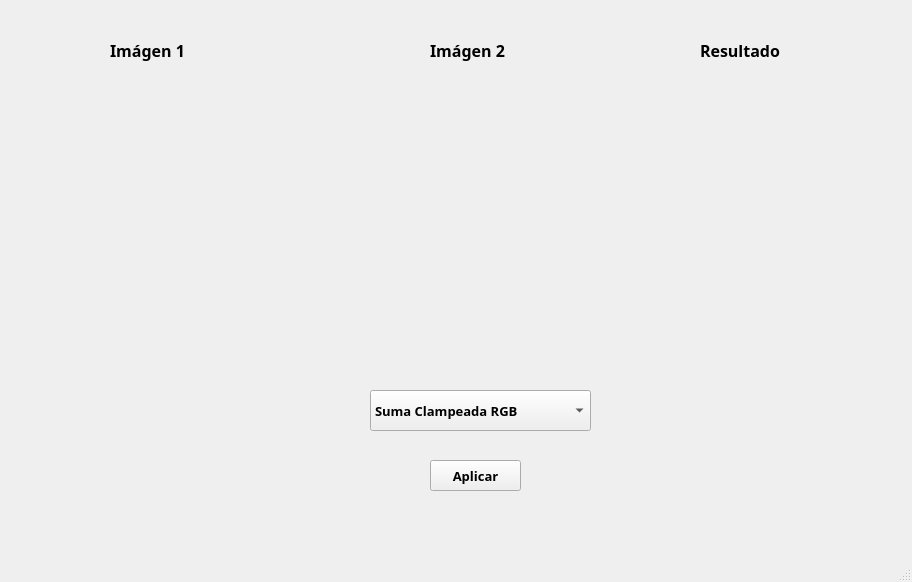
<?xml version="1.0" encoding="UTF-8"?>
<ui version="4.0">
 <class>MainWindow</class>
 <widget class="QMainWindow" name="MainWindow">
  <property name="geometry">
   <rect>
    <x>0</x>
    <y>0</y>
    <width>912</width>
    <height>582</height>
   </rect>
  </property>
  <property name="windowTitle">
   <string>MainWindow</string>
  </property>
  <widget class="QWidget" name="centralwidget">
   <widget class="QComboBox" name="opciones">
    <property name="geometry">
     <rect>
      <x>370</x>
      <y>390</y>
      <width>221</width>
      <height>41</height>
     </rect>
    </property>
    <property name="font">
     <font>
      <family>JetBrains Mono SemiBold</family>
      <pointsize>10</pointsize>
      <weight>75</weight>
      <bold>true</bold>
     </font>
    </property>
    <property name="cursor">
     <cursorShape>PointingHandCursor</cursorShape>
    </property>
    <item>
     <property name="text">
      <string>Suma Clampeada RGB</string>
     </property>
    </item>
    <item>
     <property name="text">
      <string>Resta Clampeada RGB</string>
     </property>
    </item>
    <item>
     <property name="text">
      <string>Suma Promediada RGB</string>
     </property>
    </item>
    <item>
     <property name="text">
      <string>Resta Promediada RGB</string>
     </property>
    </item>
    <item>
     <property name="text">
      <string>Suma Clampeada YIQ</string>
     </property>
    </item>
    <item>
     <property name="text">
      <string>Resta Clampeada YIQ</string>
     </property>
    </item>
    <item>
     <property name="text">
      <string>Suma Promediada YIQ</string>
     </property>
    </item>
    <item>
     <property name="text">
      <string>Resta Promediada YIQ</string>
     </property>
    </item>
    <item>
     <property name="text">
      <string>Producto</string>
     </property>
    </item>
    <item>
     <property name="text">
      <string>Resta en Valor Absoluto</string>
     </property>
    </item>
    <item>
     <property name="text">
      <string>If darker</string>
     </property>
    </item>
    <item>
     <property name="text">
      <string>If ligther</string>
     </property>
    </item>
   </widget>
   <widget class="QLabel" name="label">
    <property name="geometry">
     <rect>
      <x>40</x>
      <y>80</y>
      <width>256</width>
      <height>256</height>
     </rect>
    </property>
    <property name="text">
     <string/>
    </property>
    <property name="pixmap">
     <pixmap>astronaut.png</pixmap>
    </property>
    <property name="scaledContents">
     <bool>true</bool>
    </property>
   </widget>
   <widget class="QLabel" name="label_2">
    <property name="geometry">
     <rect>
      <x>330</x>
      <y>80</y>
      <width>256</width>
      <height>256</height>
     </rect>
    </property>
    <property name="text">
     <string/>
    </property>
    <property name="pixmap">
     <pixmap>coffee.png</pixmap>
    </property>
    <property name="scaledContents">
     <bool>true</bool>
    </property>
   </widget>
   <widget class="QPushButton" name="boton">
    <property name="geometry">
     <rect>
      <x>430</x>
      <y>460</y>
      <width>91</width>
      <height>31</height>
     </rect>
    </property>
    <property name="font">
     <font>
      <family>JetBrains Mono NL SemiBold</family>
      <pointsize>10</pointsize>
      <weight>75</weight>
      <bold>true</bold>
     </font>
    </property>
    <property name="cursor">
     <cursorShape>PointingHandCursor</cursorShape>
    </property>
    <property name="text">
     <string>Aplicar</string>
    </property>
   </widget>
   <widget class="QLabel" name="label_4">
    <property name="geometry">
     <rect>
      <x>110</x>
      <y>40</y>
      <width>81</width>
      <height>21</height>
     </rect>
    </property>
    <property name="font">
     <font>
      <family>JetBrains Mono NL ExtraBold</family>
      <pointsize>12</pointsize>
      <weight>75</weight>
      <bold>true</bold>
     </font>
    </property>
    <property name="text">
     <string>Imágen 1 </string>
    </property>
   </widget>
   <widget class="QLabel" name="label_5">
    <property name="geometry">
     <rect>
      <x>430</x>
      <y>40</y>
      <width>81</width>
      <height>21</height>
     </rect>
    </property>
    <property name="font">
     <font>
      <family>JetBrains Mono ExtraBold</family>
      <pointsize>12</pointsize>
      <weight>75</weight>
      <bold>true</bold>
     </font>
    </property>
    <property name="text">
     <string>Imágen 2</string>
    </property>
   </widget>
   <widget class="QLabel" name="label_6">
    <property name="geometry">
     <rect>
      <x>700</x>
      <y>40</y>
      <width>91</width>
      <height>21</height>
     </rect>
    </property>
    <property name="font">
     <font>
      <family>JetBrains Mono ExtraBold</family>
      <pointsize>12</pointsize>
      <weight>75</weight>
      <bold>true</bold>
     </font>
    </property>
    <property name="text">
     <string>Resultado</string>
    </property>
   </widget>
   <widget class="QLabel" name="label_3">
    <property name="geometry">
     <rect>
      <x>620</x>
      <y>80</y>
      <width>256</width>
      <height>256</height>
     </rect>
    </property>
    <property name="text">
     <string/>
    </property>
    <property name="scaledContents">
     <bool>true</bool>
    </property>
   </widget>
  </widget>
  <widget class="QMenuBar" name="menubar">
   <property name="geometry">
    <rect>
     <x>0</x>
     <y>0</y>
     <width>912</width>
     <height>21</height>
    </rect>
   </property>
  </widget>
  <widget class="QStatusBar" name="statusbar"/>
 </widget>
 <resources/>
 <connections/>
</ui>
